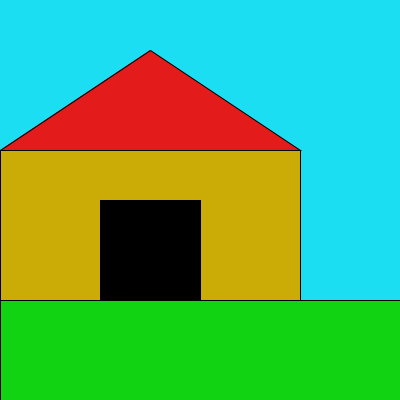
Frame 1 (no input)
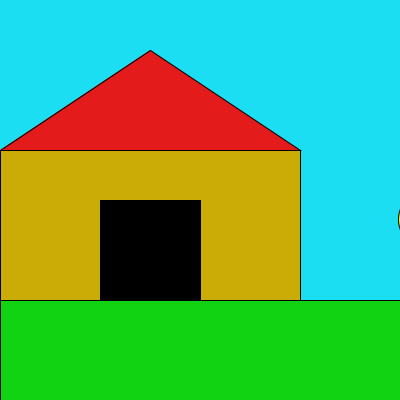
Frame 60 (the mouse pressed at the canvas centre just before this capture)
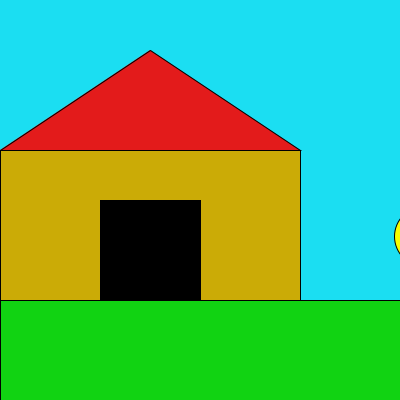
Frame 120 (the mouse held since frame 60 and released just before this capture)

The Processing sketch that drew these frames (run headless with seeded random() and noise(); from frame 60 on, the mouse is pressed at the canvas centre):

// Processing sketch: processing_131732
// ── processing_131732.pde

int sunRadius = 60;
int xStart = -sunRadius; // x pos
int yStart = 40;         // y pos
float xSun = xStart;     // x sun pos
float ySun = yStart;     // y sun pos


float t = 0;   // Start time of arc
float duration = 60 * 1000; // Circle (Rotation)
float conversionFactor = 2 * 3.14 / duration; // 2xpi for rotation

void setup()
{
  size(400, 400); // Canvas size
}

void draw()
{
  
  background(#1BDEF2);

  
  fill(#F6FF00); // sun color
  ellipse(xSun, ySun, sunRadius, sunRadius);
fill(#E31B1B);
 triangle(150, 50, 0, 150, 300, 150);
 fill(#CBAB06);
 rect(0, 150, 300, 200);
 fill(0);
   rect(100, 200, 100, 150); //house
   
 
 
  
  t = millis() * conversionFactor; // coverting time to milliseconds

  // limiting the rotation of the sun, keeping it on the canvas, circle.
  float Rx = width/2 + sunRadius/2;
  float Ry = height/2 - sunRadius/2;
  float centerX = width/2;
  float centerY = height/2;

  xSun = cos(t) * Rx + centerX;
  ySun = sin(t) * Ry + centerY;
  fill(#11D312);
  rect(0, 300, 400, 100);//grass 
}
